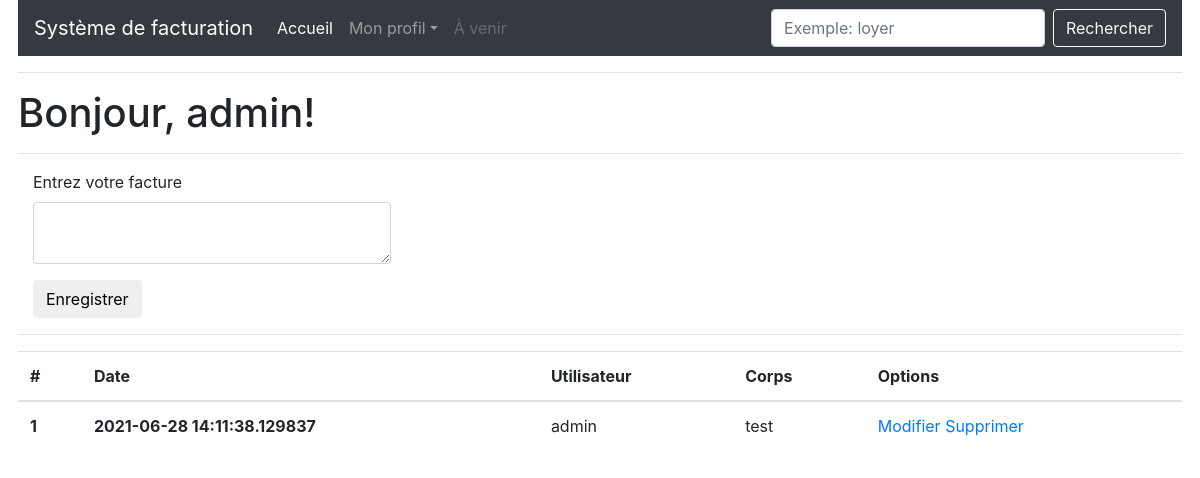
The app's page /index (signed in) with its own data.
### app/models.py (models this page shows, shortened)
class User(UserMixin, db.Model):
    id = db.Column(db.Integer, primary_key=True)
    username = db.Column(db.String(64), index=True, unique=True)
    email = db.Column(db.String(120), index=True, unique=True)
    password_hash = db.Column(db.String(128))
    factures = db.relationship('Facture', backref='author', lazy='dynamic')
    about_me = db.Column(db.String(140))
    last_seen = db.Column(db.DateTime, default=datetime.utcnow)

class Facture(db.Model):
    id = db.Column(db.Integer, primary_key=True)
    body = db.Column(db.String(140))
    timestamp = db.Column(db.DateTime, index=True, default=datetime.utcnow)
    user_id = db.Column(db.Integer, db.ForeignKey('user.id'))

### app/routes.py (the view)
@app.route('/index', methods=['GET', 'POST'])
@login_required
def index():
    form = FactureForm()
    if form.validate_on_submit():
        facture = Facture(body=form.body.data, author=current_user)
        db.session.add(facture)
        db.session.commit()
        flash('Votre facture a été ajoutée.')
        return redirect(url_for('index'))
    factures = Facture.query.filter_by(user_id=current_user.id).all()
    return render_template("index.html", title='Accueil', form=form, factures=factures)

### app/forms.py
class FactureForm(FlaskForm):
    body = TextAreaField('Entrez votre facture', validators=[DataRequired(message="Veuillez écrire entre 1 et 140 caractères"), Length(min=1, max=140)])
    submit = SubmitField('Enregistrer')

### app/models.py (called while the page is built)
@login.user_loader
def load_user(id):
    return User.query.get(int(id))

### app/routes.py (called while the page is built)
@app.before_request
def before_request():
    if current_user.is_authenticated:
        current_user.last_seen = datetime.utcnow()
        db.session.commit()

### app/templates/index.html
{% extends "base.html" %}
{% import 'bootstrap/wtf.html' as wtf %}
{% block app_content %}
    <h1>Bonjour, {{ current_user.username }}!</h1>
    <hr>
    <div class="form-group">
        <div class="col-md-4">
            {{ wtf.quick_form(form) }}
        </div>
    </div>
    <hr>
    <table class="table table-hover">
        <thead>
          <tr>
            <th scope="col">#</th>
            <th scope="col">Date</th>
            <th scope="col">Utilisateur</th>
            <th scope="col">Corps</th>
            <th scope="col">Options</th>
          </tr>
        </thead>
        <tbody>
    {% for facture in factures %}
        <tr>
            <th scope="row">{{ facture.id }}</th>
            <th>{{ facture.timestamp }}</th>
            <td>{{ facture.author.username }}</td>
            <td>{{ facture.body }}</td>
            <td>
                <a href="{{ url_for('update', facture_id=facture.id) }}">Modifier</a>
                <a href="{{ url_for('delete', facture_id=facture.id) }}">Supprimer</a>
            </td>
        </tr>
    {% endfor %}
        </tbody>
    </table>
{% endblock %}

### records on screen
User: username "admin"
Facture: id "1", timestamp "2021-06-28 14:11:38.129837", author.username "admin", body "test"
